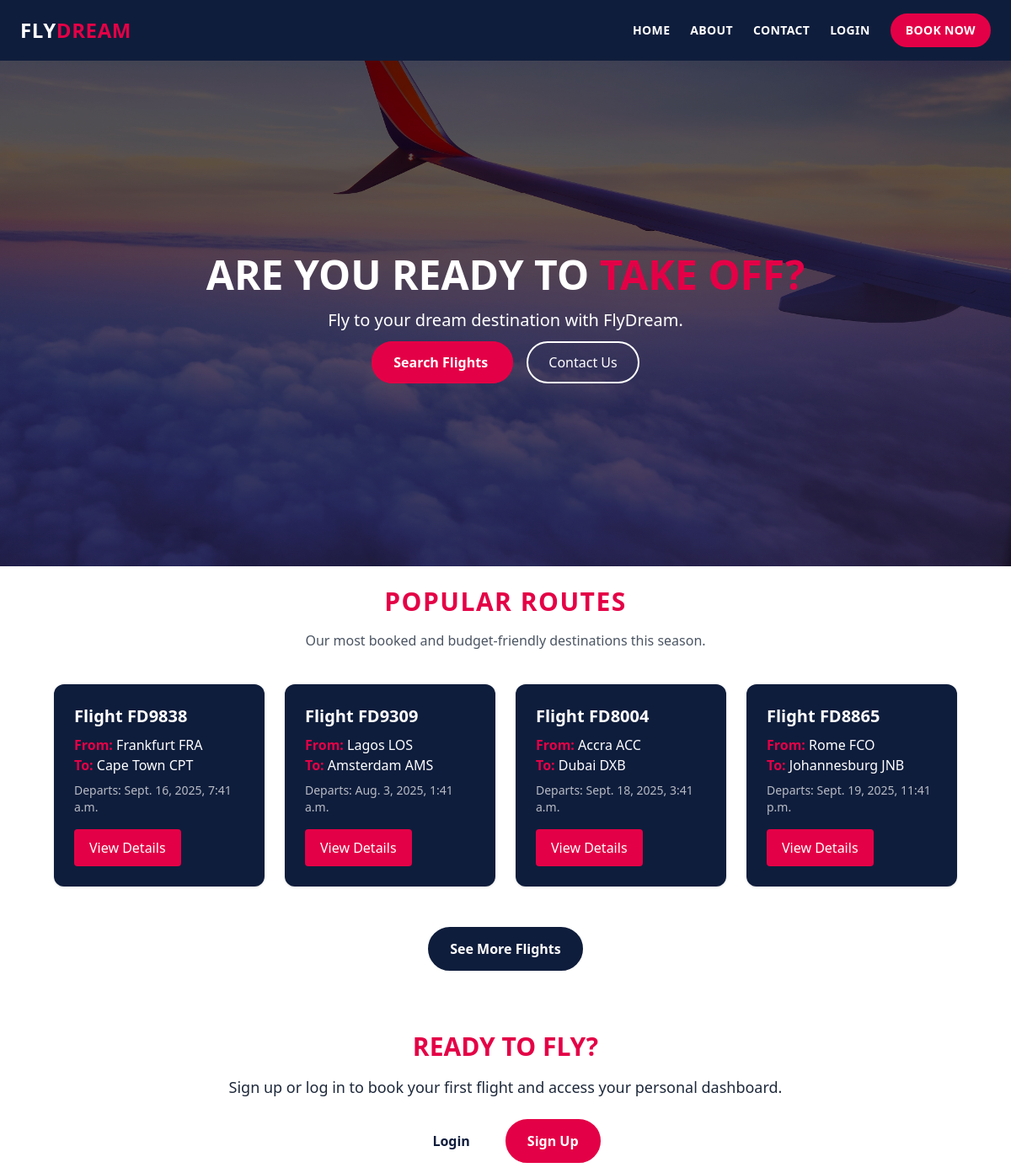
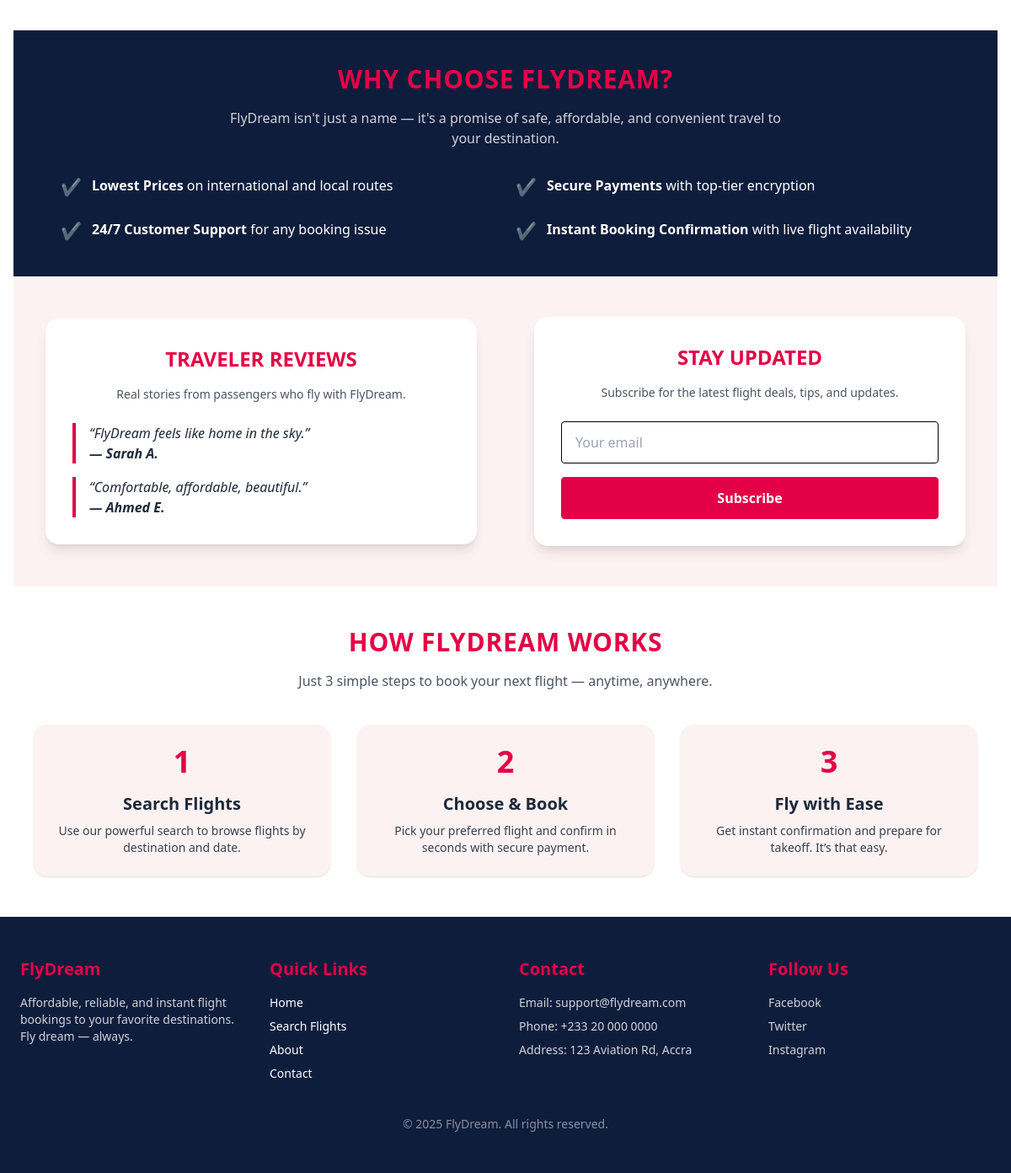
The page / on the database its author committed (2 pictures, top to bottom).
### Flights/models.py (models this page shows, shortened)
class Flight(models.Model):
    flight_number = models.CharField(max_length=20)
    airline = models.CharField(max_length=64)
    origin = models.ForeignKey(Airport, on_delete=models.CASCADE, related_name="departures")
    destination = models.ForeignKey(Airport, on_delete=models.CASCADE, related_name="arrivals")
    departure_time = models.DateTimeField()
    arrival_time = models.DateTimeField()
    price = models.DecimalField(max_digits=10, decimal_places=2)
    flight_class = (
        ('economy', 'Economy'),
        ('business', 'Business'),
        ('first', 'First')
    )
    travel_class = models.CharField(max_length=20, choices = flight_class, default = 'economy')

class Airport(models.Model):
    name = models.CharField(max_length=64)
    code = models.CharField(max_length=3, unique=True)
    city = models.CharField(max_length=64)
    country =models.CharField(max_length=64)
    def __str__(self):
        return f'{self.city} {self.code}'

### Flights/views.py (the view)
# urls.py: path('', views.index, name='index'),
def index(request):
    return render(request, 'flights/index.html', {
        'flights' : Flight.objects.all()
    })

### Flights/templates/flights/index.html (shortened to what this page needs)
{% extends 'flights/layout.html' %}
 {% load static %}
{% block hero %}
<section class="relative h-[600px] flex items-center justify-center text-center text-white bg-cover bg-center" style="background-image: url('/static/images/flight1.jpg');">
  <div class="absolute inset-0 bg-black/60"></div>
  <div class="relative z-10 px-4">
    <h2 class="text-4xl md:text-5xl font-bold uppercase mb-4">Are You Ready to <span class="text-[#E40046]">Take Off?</span></h2>
    <p class="text-lg md:text-xl mb-6">Fly to your dream destination with FlyDream.</p>
    <div class="space-x-4">
      <a href="{% url 'search' %}" class="bg-[#E40046] px-6 py-3 rounded-full font-semibold hover:bg-white hover:text-[#E40046] border-2 border-[#E40046] transition">
        Search Flights
      </a>
      <a href="#contact" class="px-6 py-3 rounded-full border-2 border-white hover:bg-white hover:text-[#0F1D3C] transition">
        Contact Us
      </a>
    </div>
  </div>
</section>
{% endblock %}
{% block content %}
<section class="bg-white w-full py-6 px-6">
  <h2 class="text-3xl font-bold text-center mb-4 uppercase text-[#E40046] tracking-wider">
    Popular Routes
  </h2>
  <p class="text-center text-gray-600 mb-10">
    Our most booked and budget-friendly destinations this season.
  </p>
  <div class="grid grid-cols-1 sm:grid-cols-2 lg:grid-cols-4 gap-6 w-full px-2 sm:px-6">
    {% for flight in flights|slice:":4" %}
    <div class="bg-[#0F1D3C] text-white p-6 rounded-xl shadow hover:shadow-xl transition duration-300">
      <h3 class="text-xl font-bold mb-2">Flight {{ flight.flight_number }}</h3>
      <p><span class="font-semibold text-[#E40046]">From:</span> {{ flight.origin }}</p>
      <p><span class="font-semibold text-[#E40046]">To:</span> {{ flight.destination }}</p>
      <p class="mt-2 text-sm text-white/70">Departs: {{ flight.departure_time }}</p>
      <a href="{% url 'flight' flight.id %}" class="mt-4 inline-block bg-[#E40046] text-white px-4 py-2 rounded hover:bg-white hover:text-[#E40046] border-2 border-[#E40046] transition">
        View Details
      </a>
    </div>
    {% empty %}
    <p class="text-center col-span-full text-gray-600">No popular routes found.</p>
    {% endfor %}
  </div>
  <div class="text-center mt-12">
    <a href="{% url 'search' %}" class="inline-block px-6 py-3 bg-[#0F1D3C] text-white font-semibold rounded-full border-2 border-[#0F1D3C] hover:bg-white hover:text-[#0F1D3C] transition">
      See More Flights
    </a>
  </div>
</section>
{% if not user.is_authenticated %}
<section class="bg-[white] text-#0F1D3C py-12 px-6">
  <div class="max-w-4xl mx-auto text-center">
    <h2 class="text-3xl font-bold uppercase text-[#E40046] mb-4">Ready to Fly?</h2>
    <p class="text-#E40046/80 mb-6 text-lg">
      Sign up or log in to book your first flight and access your personal dashboard.
    </p>
    <div class="flex flex-col sm:flex-row justify-center gap-4">
      <a href="{% url 'login' %}" class="px-6 py-3 bg-white text-[#0F1D3C] font-semibold rounded-full border-2 border-white hover:bg-[#E40046] hover:text-white transition">
        Login
      </a>
      <a href="{% url 'signup' %}" class="px-6 py-3 bg-[#E40046] text-white font-semibold rounded-full border-2 border-[#E40046] hover:bg-white hover:text-[#E40046] transition">
        Sign Up
      </a>
    </div>
  </div>
</section>
{% endif %}
<section class="bg-[#0F1D3C] text-white py-10 px-6">
  <div class="w-full text-center px-4 sm:px-8 rounded-xl">
    <h2 class="text-3xl font-bold uppercase text-[#E40046] mb-4 tracking-wide">
      Why Choose FlyDream?
    </h2>
    <p class="text-white/80 mb-8 max-w-2xl mx-auto">
      FlyDream isn't just a name — it's a promise of safe, affordable, and convenient travel to your destination.
    </p>
    <ul class="grid grid-cols-1 md:grid-cols-2 gap-6 text-left text-white">
      <li class="flex items-start gap-3">
        <span class="text-[#E40046] text-xl">✔</span>
        <span><strong>Lowest Prices</strong> on international and local routes</span>
      </li>
      <li class="flex items-start gap-3">
        <span class="text-[#E40046] text-xl">✔</span>
        <span><strong>Secure Payments</strong> with top-tier encryption</span>
      </li>
      <li class="flex items-start gap-3">
        <span class="text-[#E40046] text-xl">✔</span>
        <span><strong>24/7 Customer Support</strong> for any booking issue</span>
      </li>
      <li class="flex items-start gap-3">
        <span class="text-[#E40046] text-xl">✔</span>
        <span><strong>Instant Booking Confirmation</strong> with live flight availability</span>
      </li>
    </ul>
  </div>
</section>
<section class="w-full grid grid-cols-1 md:grid-cols-2 bg-[#FDF2F2] py-12 px-4 gap-6">
  <div class="flex items-center justify-center">
    <div class="bg-white rounded-2xl shadow-lg p-8 max-w-lg w-full text-[#0F1D3C]">
      <h2 class="text-2xl font-bold uppercase text-[#E40046] mb-4 text-center">
        Traveler Reviews
      </h2>
      <p class="text-sm text-gray-600 mb-6 text-center">
        Real stories from passengers who fly with FlyDream.
      </p>
      <blockquote class="italic border-l-4 border-[#E40046] pl-4 mb-4 text-gray-800">
        “FlyDream feels like home in the sky.”<br><span class="font-semibold">— Sarah A.</span>
      </blockquote>
      <blockquote class="italic border-l-4 border-[#E40046] pl-4 text-gray-800">
        “Comfortable, affordable, beautiful.”<br><span class="font-semibold">— Ahmed E.</span>
      </blockquote>
    </div>
  </div>
  <div class="flex items-center justify-center">
    <div class="bg-white rounded-2xl shadow-lg p-8 max-w-lg w-full text-[#0F1D3C]">
      <h2 class="text-2xl font-bold uppercase mb-4 text-center text-[#E40046]">
        Stay Updated
      </h2>
      <p class="text-sm text-gray-600 mb-6 text-center">
        Subscribe for the latest flight deals, tips, and updates.
      </p>
      <form method="POST" action="/subscribe/" class="flex flex-col gap-4">
        <input type="email" name="email" placeholder="Your email" required class="border border-black px-4 py-3 rounded w-full text-black">
        <button type="submit" class="bg-[#E40046] text-white px-4 py-3 rounded font-semibold hover:bg-white hover:text-[#E40046] border border-[#E40046] transition">
          Subscribe
        </button>
      </form>
    </div>
  </div>
</section>
<section class="bg-white py-12 px-6">
  <div class="max-w-6xl mx-auto text-center">
    <h2 class="text-3xl font-bold uppercase text-[#E40046] mb-4 tracking-wide">
      How FlyDream Works
    </h2>
    <p class="text-gray-600 mb-10">
      Just 3 simple steps to book your next flight — anytime, anywhere.
    </p>
    <div class="grid md:grid-cols-3 gap-8">
      <div class="bg-[#FDF2F2] p-6 rounded-2xl shadow hover:shadow-md transition">
        <div class="text-4xl font-bold text-[#E40046] mb-4">1</div>
        <h3 class="text-xl font-semibold mb-2">Search Flights</h3>
        <p class="text-gray-700 text-sm">Use our powerful search to browse flights by destination and date.</p>
      </div>
      <div class="bg-[#FDF2F2] p-6 rounded-2xl shadow hover:shadow-md transition">
        <div class="text-4xl font-bold text-[#E40046] mb-4">2</div>
        <h3 class="text-xl font-semibold mb-2">Choose & Book</h3>
        <p class="text-gray-700 text-sm">Pick your preferred flight and confirm in seconds with secure payment.</p>
      </div>
      <div class="bg-[#FDF2F2] p-6 rounded-2xl shadow hover:shadow-md transition">
        <div class="text-4xl font-bold text-[#E40046] mb-4">3</div>
        <h3 class="text-xl font-semibold mb-2">Fly with Ease</h3>
        <p class="text-gray-700 text-sm">Get instant confirmation and prepare for takeoff. It’s that easy.</p>
      </div>
    </div>
  </div>
</section>
{% endblock %}

### Flights/templates/flights/layout.html (shortened to what this page needs)
<!DOCTYPE html>
<html lang="en">
<head>
  <script src="https://cdn.tailwindcss.com"></script>
</head>
<body class="bg-background text-slate-800 font-sans">
<header class="bg-[#0F1D3C] text-white py-4 px-6">
  <div class="max-w-7xl mx-auto flex justify-between items-center">
    <h1 class="text-2xl font-bold tracking-wide uppercase">
      <a href="{% url 'index' %}">Fly<span class="text-[#E40046]">Dream</span></a>
    </h1>
    <nav class="hidden md:flex items-center space-x-6 text-sm font-semibold uppercase tracking-wide">
      <a href="{% url 'index' %}" class="hover:text-[#E40046]">Home</a>
      <a href="{% url 'about' %}" class="hover:text-[#E40046]">About</a>
      <a href="{% url 'contact' %}" class="hover:text-[#E40046]">Contact</a>
      <ul>
      {% if user.is_authenticated %}
        <li><a href="{% url 'dashboard' %}">Dashboard</a></li>
      {% else %}
        <li><a href="{% url 'login' %}">Login</a></li>
      {% endif %}
      </ul>
      <a href="{% url 'search' %}" class="ml-4 bg-[#E40046] text-white px-4 py-2 rounded-full hover:bg-white hover:text-[#E40046] border-2 border-[#E40046] transition">
        Book Now
      </a>
    </nav>
  </div>
</header>
{% block hero %}
{% endblock %}
<main class="w-full px-4">
  {% block content %}
  {% endblock %}
</main>
<footer class="bg-[#0F1D3C] text-white py-12 px-6">
  <div class="max-w-6xl mx-auto grid grid-cols-1 sm:grid-cols-2 md:grid-cols-4 gap-8">
    <div>
      <h4 class="text-xl font-bold text-[#E40046] mb-4">FlyDream</h4>
      <p class="text-sm text-white/80">Affordable, reliable, and instant flight bookings to your favorite destinations. Fly dream — always.</p>
    </div>
    <div>
      <h4 class="text-xl font-bold text-[#E40046] mb-4">Quick Links</h4>
      <ul class="space-y-2 text-sm">
        <li><a href="/" class="hover:text-[#E40046] transition">Home</a></li>
        <li><a href="/search/" class="hover:text-[#E40046] transition">Search Flights</a></li>
        <li><a href="/about/" class="hover:text-[#E40046] transition">About</a></li>
        <li><a href="/contact/" class="hover:text-[#E40046] transition">Contact</a></li>
      </ul>
    </div>
    <div>
      <h4 class="text-xl font-bold text-[#E40046] mb-4">Contact</h4>
      <ul class="text-sm space-y-2 text-white/80">
        <li>Email: support@flydream.com</li>
        <li>Phone: +233 20 000 0000</li>
        <li>Address: 123 Aviation Rd, Accra</li>
      </ul>
    </div>
    <div>
      <h4 class="text-xl font-bold text-[#E40046] mb-4">Follow Us</h4>
      <ul class="text-sm space-y-2 text-white/80">
        <li><a href="#" class="hover:text-[#E40046]">Facebook</a></li>
        <li><a href="#" class="hover:text-[#E40046]">Twitter</a></li>
        <li><a href="#" class="hover:text-[#E40046]">Instagram</a></li>
      </ul>
    </div>
  </div>
  <div class="text-center text-white/50 text-sm mt-10">
    &copy; 2025 FlyDream. All rights reserved.
  </div>
</footer>
</body>
</html>

### rows shown on the page
Flight: flight_number "FD9838", origin "Frankfurt FRA", destination "Cape Town CPT", departure_time "Sept. 16, 2025, 7:41 a.m."
Flight: flight_number "FD9309", origin "Lagos LOS", destination "Amsterdam AMS", departure_time "Aug. 3, 2025, 1:41 a.m."
Flight: flight_number "FD8004", origin "Accra ACC", destination "Dubai DXB", departure_time "Sept. 18, 2025, 3:41 a.m."
Flight: flight_number "FD8865", origin "Rome FCO", destination "Johannesburg JNB", departure_time "Sept. 19, 2025, 11:41 p.m."
